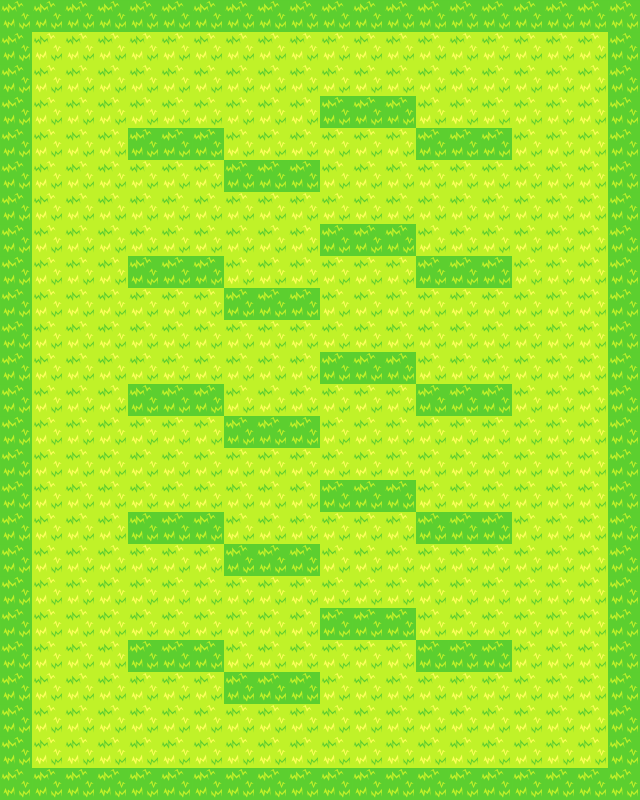

A 2D game scene composited from a Tiled map and its tileset images. What follows is a short description and the map's XML, with each tile layer's data collapsed to a summary:
An orthogonal 20x25 tile map with 32x32 px tiles, 1 tile layer (layer0).

<map version="1.4" tiledversion="1.4.3" orientation="orthogonal" renderorder="right-up" width="20" height="25" tilewidth="32" tileheight="32" infinite="0" nextlayerid="3" nextobjectid="1">
 <tileset firstgid="1" name="ground" tilewidth="32" tileheight="32" tilecount="2" columns="2">
  <image source="ground.png" width="68" height="34" />
 </tileset>
 <layer id="1" name="layer0" width="20" height="25">
  <data>[500 cells, 500 non-empty, 2 distinct tile ids]</data>
 </layer>
</map>